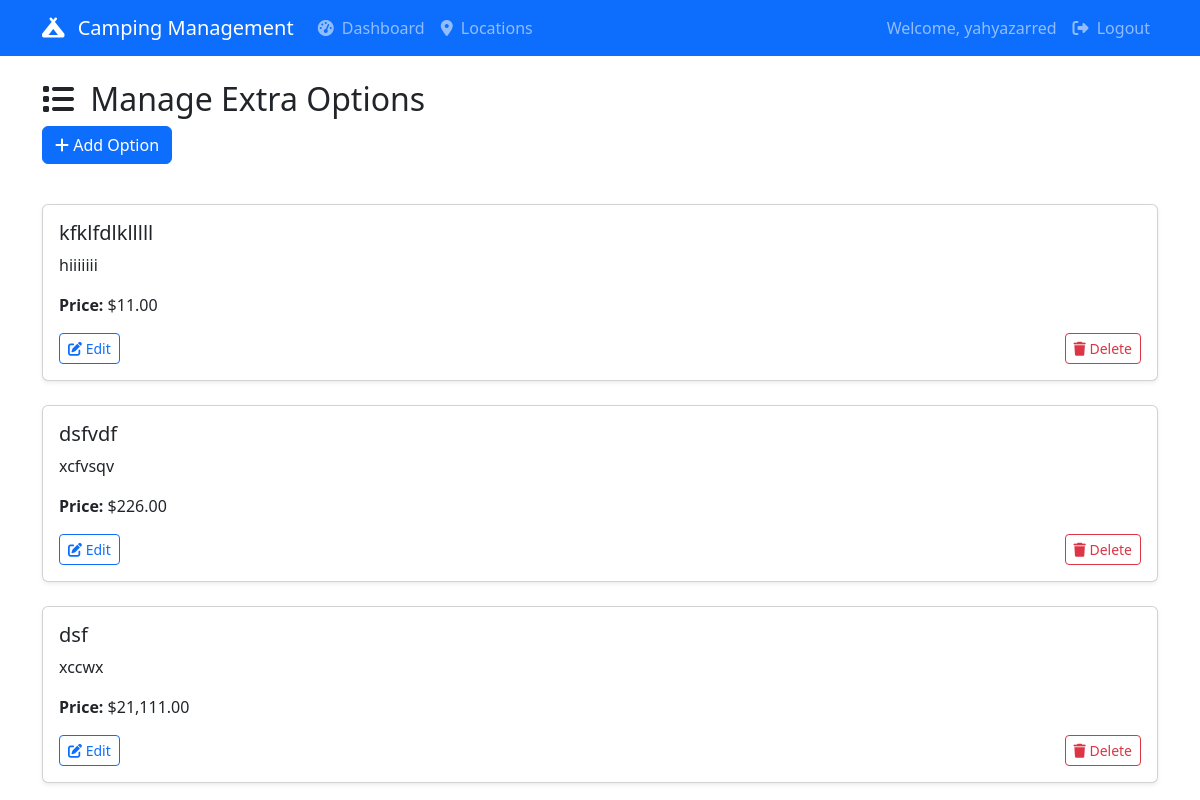
/accomodation-option/manage_option.php (signed in), run on the app's committed database.
### tables this page shows
CREATE TABLE `extra_options` (
  `id` int(11) NOT NULL,
  `name` varchar(255) NOT NULL,
  `description` text DEFAULT NULL,
  `price` decimal(10,2) NOT NULL
);

### accomodation-option/manage_option.php (the view, shortened to what this page needs)
<?php
include "config.php";
$options_result = $conn->query("SELECT * FROM extra_options");
$options = [];
while ($option = $options_result->fetch_assoc()) {
    $options[] = $option;
}
?>
<!DOCTYPE html>
<html lang="en">
<head>
    <link href="https://cdn.jsdelivr.net/npm/bootstrap@5.3.0/dist/css/bootstrap.min.css" rel="stylesheet">
    <link rel="stylesheet" href="https://cdnjs.cloudflare.com/ajax/libs/font-awesome/6.4.0/css/all.min.css">
</head>
<body>
<?php include 'navbar.php'; ?>
<div class="container mt-4">
    <h2><i class="fas fa-list me-2"></i> Manage Extra Options</h2>
    <button class="btn btn-primary" data-bs-toggle="modal" data-bs-target="#addOptionModal">
        <i class="fas fa-plus"></i> Add Option
    </button>
    <div class="row row-cols-1 g-4 mt-3">
        <?php foreach ($options as $option): ?>
            <div class="col">
                <div class="card shadow-sm">
                    <div class="card-body">
                        <h5 class="card-title"> <?= htmlspecialchars($option['name']) ?> </h5>
                        <p class="card-text"> <?= htmlspecialchars($option['description']) ?> </p>
                        <p class="card-text"><strong>Price:</strong> $<?= number_format($option['price'], 2) ?></p>
                        <div class="d-flex justify-content-between">
                            <button class="btn btn-sm btn-outline-primary edit-option-btn"
                                data-id="<?= $option['id'] ?>"
                                data-name="<?= htmlspecialchars($option['name']) ?>"
                                data-description="<?= htmlspecialchars($option['description']) ?>"
                                data-price="<?= $option['price'] ?>">
                                <i class="fas fa-edit"></i> Edit
                            </button>
                            <a href="delete_option.php?id=<?= $option['id'] ?>" class="btn btn-sm btn-outline-danger" onclick="return confirm('Are you sure you want to delete this option?');">
                                <i class="fas fa-trash"></i> Delete
                            </a>
                        </div>
                    </div>
                </div>
            </div>
        <?php endforeach; ?>
    </div>
</div>
</body>
</html>

### data on the page
extra_options: name "kfklfdlklllll", description "hiiiiiii", price "11.00"
extra_options: name "dsfvdf", description "xcfvsqv", price "226.00"
extra_options: name "dsf", description "xccwx", price "21,111.00"

### other printed values
$_SESSION['username'] "yahyazarred"
